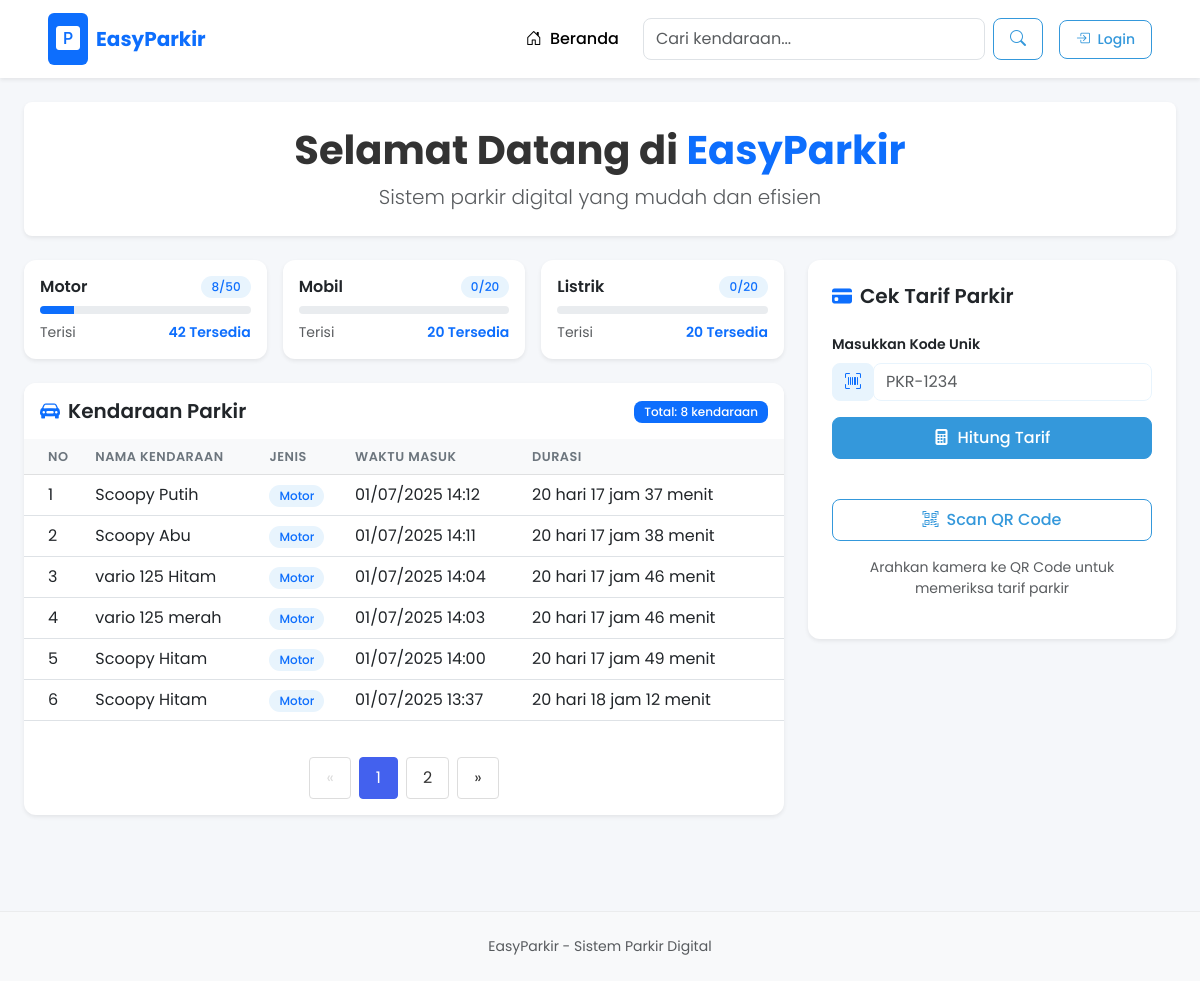
The page / on the database its author committed.
### tables this page shows
CREATE TABLE `jenisKendaraan` (
    `id_jenisKendaraan` int(11) NOT NULL,
    `jenis_kendaraan` varchar(20) DEFAULT NULL,
    `harga` varchar(10) DEFAULT NULL,
    `kapasitas_slot` int(11) DEFAULT '0'
  );

CREATE TABLE `kendaraan_masuk` (
    `id` int(11) NOT NULL,
    `kode_unik` varchar(20) NOT NULL,
    `nama_kendaraan` varchar(50) DEFAULT NULL,
    `id_jenisKendaraan` int(11) DEFAULT NULL,
    `waktu_masuk` timestamp NOT NULL DEFAULT CURRENT_TIMESTAMP,
    `id_user` int(11) NOT NULL
  );

### index.php (the view, shortened to what this page needs)
<?php
include "config/config.php";
$per_page = 6;
$page = isset($_GET['page']) ? (int)$_GET['page'] : 1;
$start = ($page > 1) ? ($page * $per_page) - $per_page : 0;
$total_query = mysqli_query($koneksi, "SELECT COUNT(*) as total FROM kendaraan_masuk");
$total = mysqli_fetch_assoc($total_query)['total'];
$pages = ceil($total / $per_page);
$where = "WHERE 1=1";
?>
<!doctype html>
<html lang="en">
<head>
    <?php require_once('template/css.php'); ?>
</head>
<body>
<?php require_once('template/nav.php'); ?>
<div class="container-fluid px-3 px-md-4 py-4">
    <div class="hero-section text-center mb-4 p-4 bg-white rounded-3 shadow-sm">
        <h1 class="display-6 fw-bold mb-2">Selamat Datang di <span class="text-primary">EasyParkir</span></h1>
        <p class="lead text-muted mb-0">Sistem parkir digital yang mudah dan efisien</p>
    </div>
    <div class="row g-4">
        <div class="col-lg-8">
            <div class="row g-3 mb-4">
                <?php
                $qJenis = mysqli_query($koneksi, "SELECT * FROM jenisKendaraan");
                while ($j = mysqli_fetch_assoc($qJenis)) {
                    $id = $j['id_jenisKendaraan'];
                    $kapasitas = $j['kapasitas_slot'];
                    $terparkir = mysqli_fetch_assoc(mysqli_query($koneksi, "SELECT COUNT(*) as total FROM kendaraan_masuk WHERE id_jenisKendaraan = '$id'"))['total'];
                    $sisa = max(0, $kapasitas - $terparkir);
                    $persentase = ($terparkir / $kapasitas) * 100;
                    echo '<div class="col-md-6 col-xl-4">
                        <div class="card stat-card h-100 border-0 shadow-sm">
                            <div class="card-body p-3">
                                <div class="d-flex justify-content-between align-items-center mb-2">
                                    <h6 class="card-title mb-0 fw-semibold">'.$j['jenis_kendaraan'].'</h6>
                                    <span class="badge bg-primary-light text-primary rounded-pill">'.$terparkir.'/'.$kapasitas.'</span>
                                </div>
                                <div class="progress mb-2" style="height: 8px;">
                                    <div class="progress-bar bg-primary" role="progressbar" style="width: '.$persentase.'%" aria-valuenow="'.$persentase.'" aria-valuemin="0" aria-valuemax="100"></div>
                                </div>
                                <div class="d-flex justify-content-between small">
                                    <span class="text-muted">Terisi</span>
                                    <span class="text-primary fw-semibold">'.$sisa.' Tersedia</span>
                                </div>
                            </div>
                        </div>
                    </div>';
                }
                ?>
            </div>
            <div class="card border-0 shadow-sm mb-4">
                <div class="card-header bg-white border-0 py-3">
                    <div class="d-flex justify-content-between align-items-center">
                        <h5 class="mb-0 fw-semibold"><i class="bi bi-car-front-fill text-primary me-2"></i>Kendaraan Parkir</h5>
                        <div>
                            <span class="badge bg-primary text-white">Total: <?= $total ?> kendaraan</span>
                        </div>
                    </div>
                </div>
                <div class="card-body p-0">
                    <div class="table-responsive">
                        <table class="table table-hover mb-0">
                            <thead class="table-light">
                                <tr>
                                    <th class="ps-4">No</th>
                                    <th>Nama Kendaraan</th>
                                    <th>Jenis</th>
                                    <th>Waktu Masuk</th>
                                    <th class="pe-4">Durasi</th>
                                </tr>
                            </thead>
                            <tbody>
                            <?php
                            $dataParkir = mysqli_query($koneksi, "
                                SELECT km.*, jk.jenis_kendaraan
                                FROM kendaraan_masuk km
                                JOIN jenisKendaraan jk ON km.id_jenisKendaraan = jk.id_jenisKendaraan
                                $where
                                ORDER BY km.waktu_masuk DESC
                                LIMIT $start, $per_page
                            ");
                            $no = $start + 1;
                            while ($k = mysqli_fetch_assoc($dataParkir)) {
                                $waktu_masuk = new DateTime($k['waktu_masuk']);
                                $sekarang = new DateTime();
                                $durasi = $waktu_masuk->diff($sekarang);
                                echo "<tr>
                                        <td class='ps-4'>$no</td>
                                        <td>{$k['nama_kendaraan']}</td>
                                        <td><span class='badge bg-primary-light text-primary rounded-pill'>{$k['jenis_kendaraan']}</span></td>
                                        <td>" . $waktu_masuk->format('d/m/Y H:i') . "</td>
                                        <td class='pe-4'>";
                                if ($durasi->d > 0) echo $durasi->d . ' hari ';
                                if ($durasi->h > 0) echo $durasi->h . ' jam ';
                                echo $durasi->i . ' menit';
                                echo "</td>
                                      </tr>";
                                $no++;
                            }
                            ?>
                            </tbody>
                        </table>
                    </div>
                    <div class="pagination p-3">
                        <?php if ($page > 1): ?>
                            <a href="?page=<?= $page - 1 ?>">&laquo;</a>
                        <?php else: ?>
                            <span class="disabled">&laquo;</span>
                        <?php endif; ?>
                        <?php
                        $start_page = max(1, $page - 2);
                        $end_page = min($pages, $page + 2);
                        for ($i = $start_page; $i <= $end_page; $i++): ?>
                            <a href="?page=<?= $i ?>" <?= ($i == $page) ? 'class="active"' : '' ?>><?= $i ?></a>
                        <?php endfor;
                        ?>
                        <?php if ($page < $pages): ?>
                            <a href="?page=<?= $page + 1 ?>">&raquo;</a>
                        <?php else: ?>
                            <span class="disabled">&raquo;</span>
                        <?php endif; ?>
                    </div>
                </div>
            </div>
        </div>
        <div class="col-lg-4">
            <div class="card border-0 shadow-sm sticky-top" style="top: 20px;">
                <div class="card-body p-4">
                    <h5 class="card-title fw-semibold mb-4"><i class="bi bi-credit-card-fill text-primary me-2"></i>Cek Tarif Parkir</h5>
                    <form id="cekTarifForm" class="mb-4">
                        <div class="mb-3">
                            <label for="kode_unik" class="form-label small fw-semibold">Masukkan Kode Unik</label>
                            <div class="input-group">
                                <span class="input-group-text bg-primary-light border-primary-light"><i class="bi bi-upc-scan text-primary"></i></span>
                                <input type="text" name="kode_unik" id="kode_unik" class="form-control border-primary-light" placeholder="PKR-1234" required>
                            </div>
                        </div>
                        <button type="submit" class="btn btn-primary w-100 mb-3">
                            <i class="bi bi-calculator-fill me-2"></i>Hitung Tarif
                        </button>
                    </form>
                    <div class="text-center">
                        <button class="btn btn-outline-primary w-100 mb-3" onclick="startScanner()">
                            <i class="bi bi-qr-code-scan me-2"></i>Scan QR Code
                        </button>
                        <p class="small text-muted">Arahkan kamera ke QR Code untuk memeriksa tarif parkir</p>
                    </div>
                </div>
            </div>
        </div>
    </div>
</div>
<?php require_once('template/footer.php'); ?>
</body>
</html>

### template/css.php (shortened to what this page needs)
<link href="https://cdn.jsdelivr.net/npm/bootstrap@5.3.0/dist/css/bootstrap.min.css" rel="stylesheet">
<link rel="stylesheet" href="https://cdn.jsdelivr.net/npm/bootstrap-icons@1.10.0/font/bootstrap-icons.css">

### template/nav.php (shortened to what this page needs)
<nav class="navbar navbar-expand-lg navbar-light bg-white shadow-sm">
    <div class="container-fluid px-3 px-md-5">
        <a class="navbar-brand d-flex align-items-center" href="index.php">
            <div class="me-2 bg-primary rounded p-2">
                <i class="bi bi-p-square-fill text-white fs-4"></i>
            </div>
            <span class="fw-bold text-primary">EasyParkir</span>
        </a>
        <div class="collapse navbar-collapse" id="navbarNav">
            <ul class="navbar-nav ms-auto align-items-center">
                <li class="nav-item me-3">
                    <a class="nav-link active fw-medium" href="index.php"><i class="bi bi-house-door me-1"></i> Beranda</a>
                </li>
                <li class="nav-item">
                    <form class="d-flex" action="index.php" method="GET">
                        <input class="form-control me-2" type="search" name="cari" placeholder="Cari kendaraan..." aria-label="Search">
                        <button class="btn btn-outline-primary" type="submit"><i class="bi bi-search"></i></button>
                    </form>
                </li>
                <li class="nav-item ms-lg-3">
                    <a class="btn btn-outline-primary btn-sm" href="login.php"><i class="bi bi-box-arrow-in-right me-1"></i> Login</a>
                </li>
            </ul>
        </div>
    </div>
</nav>

### template/footer.php
<footer class="bg-light py-4 mt-5">
    <div class="container-fluid">
        <div class="row">
            <div class="col-12 text-center">
                <p class="text-muted mb-0 small">
                EasyParkir - Sistem Parkir Digital
                </p>
            </div>
        </div>
    </div>
</footer>

### template/css.php (style rules this page uses)
:root { --primary-color: #3498db; --primary-light: #e8f4fd; --secondary-color: #2c3e50; --success-color: #2ecc71; --success-light: #e8f8f0; --info-color: #1abc9c; --warning-color: #f39c12; --danger-color: #e74c3c; --danger-light: #fde8e8; --light-color: #f8f9fa; --dark-color: #343a40; }
body { font-family: 'Poppins', sans-serif; background-color: #f5f7fa; color: #333; }
.hero-section { background-color: white; border-radius: 12px; padding: 2rem; box-shadow: 0 4px 12px rgba(0, 0, 0, 0.05); }
.card { border-radius: 12px; border: none; box-shadow: 0 4px 12px rgba(0, 0, 0, 0.05); transition: transform 0.3s ease, box-shadow 0.3s ease; overflow: hidden; }
.stat-card { border-left: 4px solid var(--primary-color); }
.badge { font-weight: 500; padding: 5px 10px; border-radius: 8px; }
.bg-primary-light { background-color: var(--primary-light); }
.btn { border-radius: 8px; font-weight: 500; padding: 8px 16px; transition: all 0.3s ease; }
.btn-primary { background-color: var(--primary-color); border-color: var(--primary-color); }
.btn-outline-primary { color: var(--primary-color); border-color: var(--primary-color); }
.form-control, .input-group-text { border-radius: 8px !important; }
.border-primary-light { border-color: var(--primary-light) !important; }
.table th { font-weight: 600; font-size: 0.8rem; text-transform: uppercase; letter-spacing: 0.5px; color: #6c757d; }
footer { border-top: 1px solid rgba(0, 0, 0, 0.05); margin-top: 3rem; }

### index.php (style rules this page uses)
.pagination { display: flex; justify-content: center; margin-top: 20px; }
.pagination a, .pagination span { color: #333; padding: 8px 16px; text-decoration: none; border: 1px solid #ddd; margin: 0 4px; border-radius: 4px; transition: all 0.3s ease; }
.pagination .active { background-color: #4361ee; color: white; border-color: #4361ee; }
.pagination .disabled { color: #ddd; pointer-events: none; }

### rows shown on the page
jeniskendaraan: jenis_kendaraan "Motor", terparkir "8", kapasitas_slot "50", $persentase 16 (drawn), sisa "42"
jeniskendaraan: jenis_kendaraan "Mobil", terparkir "0", kapasitas_slot "20"
jeniskendaraan: jenis_kendaraan "Listrik", terparkir "0", kapasitas_slot "20"
kendaraan_masuk: nama_kendaraan "Scoopy Putih", id_jenisKendaraan.jenis_kendaraan "Motor", waktu_masuk "01/07/2025 14:12", waktu_masuk "20", waktu_masuk "17", waktu_masuk "37"
kendaraan_masuk: nama_kendaraan "Scoopy Abu", id_jenisKendaraan.jenis_kendaraan "Motor", waktu_masuk "01/07/2025 14:11", waktu_masuk "20", waktu_masuk "17", waktu_masuk "38"
kendaraan_masuk: nama_kendaraan "vario 125 Hitam", id_jenisKendaraan.jenis_kendaraan "Motor", waktu_masuk "01/07/2025 14:04", waktu_masuk "20", waktu_masuk "17", waktu_masuk "46"
kendaraan_masuk: nama_kendaraan "vario 125 merah", id_jenisKendaraan.jenis_kendaraan "Motor", waktu_masuk "01/07/2025 14:03", waktu_masuk "20", waktu_masuk "17", waktu_masuk "46"
kendaraan_masuk: nama_kendaraan "Scoopy Hitam", id_jenisKendaraan.jenis_kendaraan "Motor", waktu_masuk "01/07/2025 14:00", waktu_masuk "20", waktu_masuk "17", waktu_masuk "49"
kendaraan_masuk: nama_kendaraan "Scoopy Hitam", id_jenisKendaraan.jenis_kendaraan "Motor", waktu_masuk "01/07/2025 13:37", waktu_masuk "20", waktu_masuk "18", waktu_masuk "12"

### other values the page prints
$total "8"
